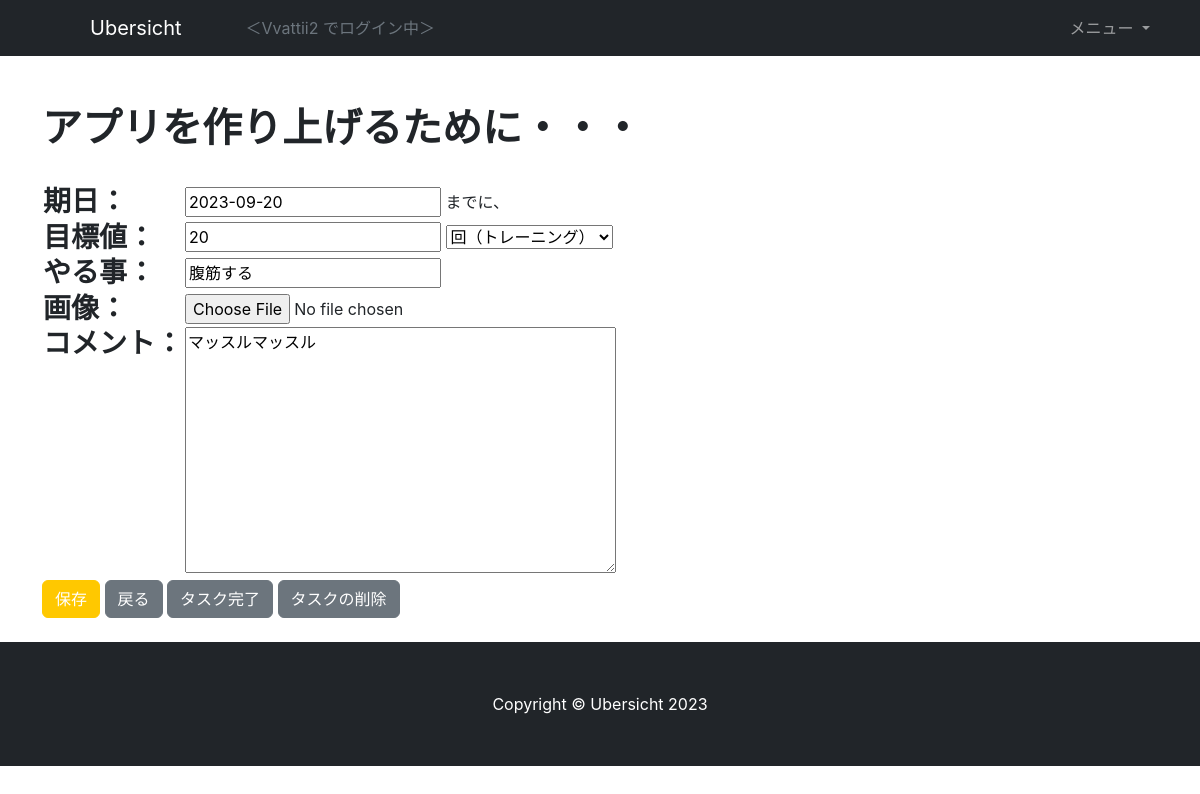
Before: /todo_config/3 (signed in) with the older database file.
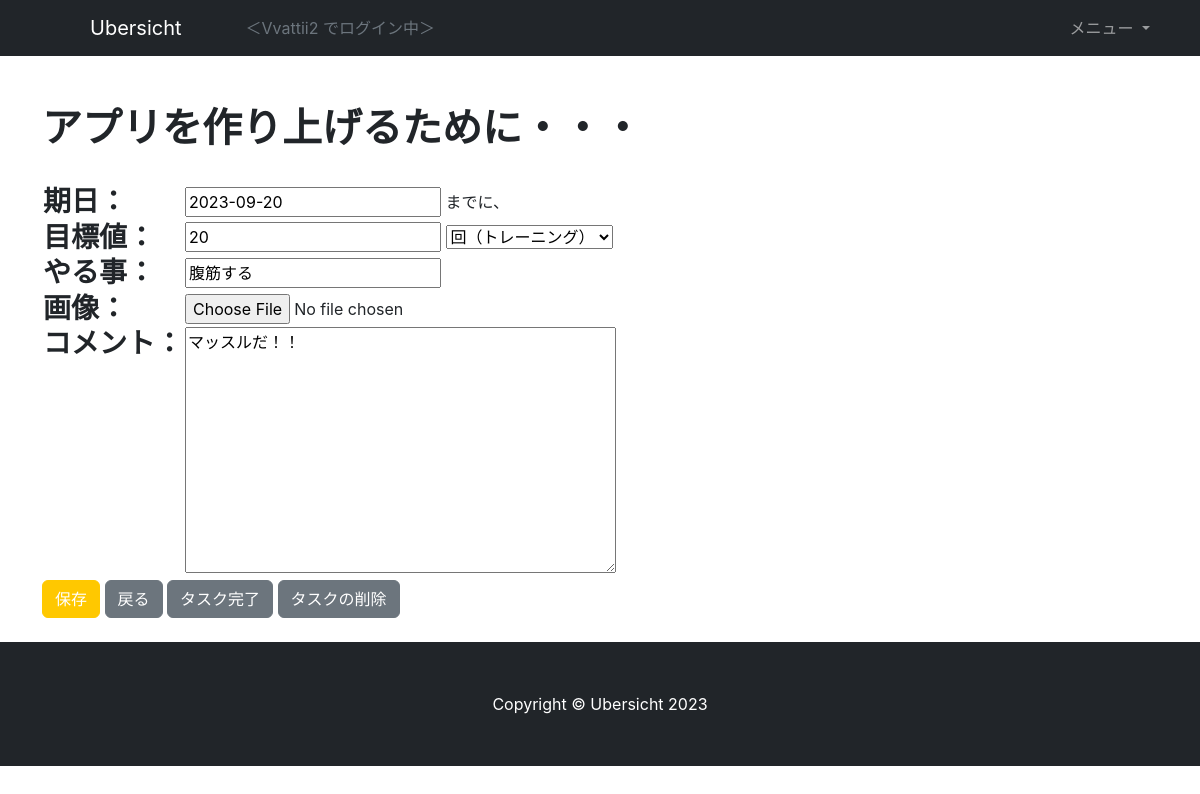
After: the same page with the newer database file.
### todo/models.py (models this page shows, shortened)
class Todos(models.Model):
    goal = models.ForeignKey(Goals, on_delete=models.CASCADE)
    title = models.CharField(verbose_name='タイトル', max_length=50)
    from_date = models.DateField(verbose_name='作成日', auto_now_add=True)
    until_date = models.DateField(verbose_name='期日', null=True, blank=True)
    image = models.ImageField(verbose_name='画像', null=True, blank=True,
                            upload_to='todo/images/')
    timer = models.IntegerField(verbose_name='タイマー', null=True, blank=True)
    amount = models.IntegerField(verbose_name='合計', null=True, blank=True)
    type = models.CharField(verbose_name='タイプ', default='task', max_length=20,
                            choices=TypeChoices.choices)
    current = models.IntegerField(verbose_name='進捗', default=0)
    memo = models.TextField(verbose_name='メモ', null=True, blank=True)
    state = models.IntegerField(verbose_name='状態', default=1)

### todo/views.py (the view)
# urls.py: path('todo_config/<int:pk>', TodoConfigView.as_view(), name='todo_config'),
@method_decorator(login_required, name='dispatch')
class TodoConfigView(TodoFormBaseView, UpdateView):
    def get_context_data(self, **kwargs: Any) -> Dict[str, Any]:
        context = super().get_context_data(**kwargs)
        context['update'] = True
        return context
    def get_object(self, queryset: QuerySet[Any] | None = ...):
        return Todos.objects.get(pk=self.kwargs['pk'])

### todo/forms.py
class TodoForm(forms.ModelForm):
    class Meta:
        model = Todos
        fields = ['title', 'until_date', 'amount', 'type', 'image', 'timer', 'memo']

### todo/views.py (called while the page is built)
    def get_context_data(self, **kwargs: Any) -> Dict[str, Any]:
        context = super().get_context_data(**kwargs)
        goal = Goals.objects.get(user=self.request.user, is_completed=False)
        context['goal'] = goal
        return context

### todo/templates/todo_config.html (shortened to what this page needs)
{% extends 'base.html' %}
{% block content %}
<div class="container">
    <div class="row">
        <div class="col py-4">
            <h1 class="py-4">{{ goal.subject }}ために・・・</h1>
            <form action="" method="post" enctype="multipart/form-data">
                <table border=0>
                    <tr>
                        <th class="h3">期日：</th>
                        <td><input type="text" name="until_date" value="{{ form.until_date.value|date:"Y-m-d" }}" id="id_until_date" autofocus> までに、</td>
                    </tr>
                    <tr>
                        <th class="h3">目標値：</th>
                        <td>{{ form.amount }} {{ form.type }}</td>
                    </tr>
                    <tr>
                        <th class="h3">やる事：</th>
                        <td>{{ form.title }}</td>
                    </tr>
                    <tr>
                        <th class="h3">画像：</th>
                        <td>{{ form.image }}</td>
                    </tr>
                    <tr>
                        <th class="h3" style="vertical-align: top;">コメント：</th>
                        <td>{{ form.memo }}</td>
                    </tr>
                </table>
                <button type="submit" class="btn btn-primary">保存</button>
                <a href="{% url 'todo:main' %}" class="btn btn-secondary">戻る</a>
                {% if update %}
                <a href="{% url 'todo:todo_complete' pk=form.instance.pk %}" class="btn btn-secondary">タスク完了</a>
                <a href="{% url 'todo:todo_delete' pk=form.instance.pk %}" class="btn btn-secondary">タスクの削除</a>
                {% endif %}
            </form>
        </div>
    </div>
</div>
{% endblock content %}

Changed rows visible on the page:
changed Todos "回（トレーニング）": memo "マッスルマッスル" → "マッスルだ！！"
